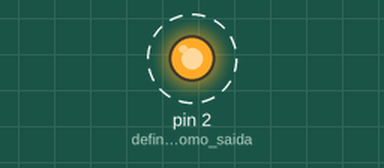
Recording of a program running on a simulated Arduino Uno, built with avr-gcc and run on an emulated ATmega328P. On the bench: output pins drawn as LEDs (lit = HIGH). Dashed ring = blinking. What the program prints to the serial monitor is not drawn.

Above: at 0.05 s.
Timing chart, 0 to 3.0 s (numbered marks = the images above):
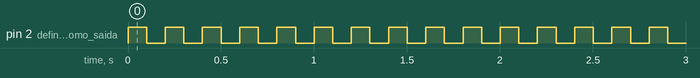

The program:

main.cpp
```cpp
#include <Arduino.h>

void ligaLed(int pin);                           // declara os prototipos da funcoes para que o compilador entenda que elas existem
void desligaLed(int pin);
void piscaLed(int pin, unsigned long tempo);
int somaDeDoisN(int numeroA, int numeroB);

void setup()                                     //faz que o codigo faça so uma fez
{
 pinMode(2, OUTPUT);                             // define o led como saida
 Serial.begin(9600);                             // faz que o serial ligue
}

void loop()                                     // faz que o codigo se repida varias vezes
{
  piscaLed(2, 100);
  Serial.print(somaDeDoisN(4, 8));             // faz que o resultado da soma apareca no serial
}


//Criação das funções
// pq tem que colocar o void nesta funcao
// o que é ligaLed
// o que eu escrevo entre os parenteses
void ligaLed(int pin)                          //O void é usado porque a função não retorna nenhum valor
{                                             //ligaLed é uma função que recebe algum pino e ativa o LED
digitalWrite(pin, HIGH);
}

void desligaLed(int pin)                      //entre e parênteses e usado para escreve uma variável da função
{
digitalWrite(pin, LOW);
}

void piscaLed(int pin, unsigned long tempo)   // faz que o led piscar, ligando e desligando com um intervalo de tempo terteminado na funcao
{
  ligaLed(pin);                               // faz que o led ligue e desligue
  delay(tempo);
  desligaLed(pin);
  delay(tempo);
}

int somaDeDoisN(int numeroA, int numeroB)      // e uma funcao inteira com 2 funcoes inteiras dentro que retorna a soma de 2 numeros
{
int resultado = numeroA + numeroB;
return resultado;
}
```

Measured:
- by itself, pin 2 (define_o_led_como_saida): alternates HIGH for 0.10 s and LOW for 0.10 s
